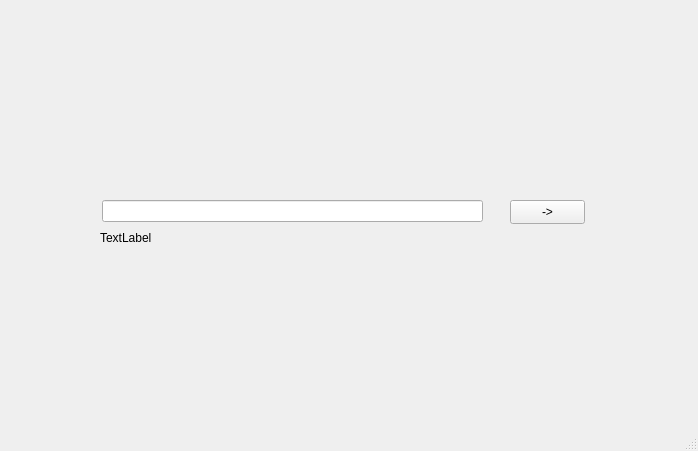
<?xml version="1.0" encoding="UTF-8"?>
<ui version="4.0">
 <class>MainWindow</class>
 <widget class="QMainWindow" name="MainWindow">
  <property name="geometry">
   <rect>
    <x>0</x>
    <y>0</y>
    <width>698</width>
    <height>451</height>
   </rect>
  </property>
  <property name="windowTitle">
   <string>MainWindow</string>
  </property>
  <widget class="QWidget" name="centralwidget">
   <widget class="QLineEdit" name="lineEdit">
    <property name="geometry">
     <rect>
      <x>102</x>
      <y>200</y>
      <width>381</width>
      <height>22</height>
     </rect>
    </property>
   </widget>
   <widget class="QPushButton" name="pushButton_2">
    <property name="geometry">
     <rect>
      <x>510</x>
      <y>200</y>
      <width>75</width>
      <height>24</height>
     </rect>
    </property>
    <property name="text">
     <string>-&gt;</string>
    </property>
   </widget>
   <widget class="QLabel" name="label">
    <property name="geometry">
     <rect>
      <x>100</x>
      <y>230</y>
      <width>341</width>
      <height>16</height>
     </rect>
    </property>
    <property name="text">
     <string>TextLabel</string>
    </property>
   </widget>
  </widget>
  <widget class="QMenuBar" name="menubar">
   <property name="geometry">
    <rect>
     <x>0</x>
     <y>0</y>
     <width>698</width>
     <height>22</height>
    </rect>
   </property>
  </widget>
  <widget class="QStatusBar" name="statusbar"/>
 </widget>
 <resources/>
 <connections/>
</ui>
